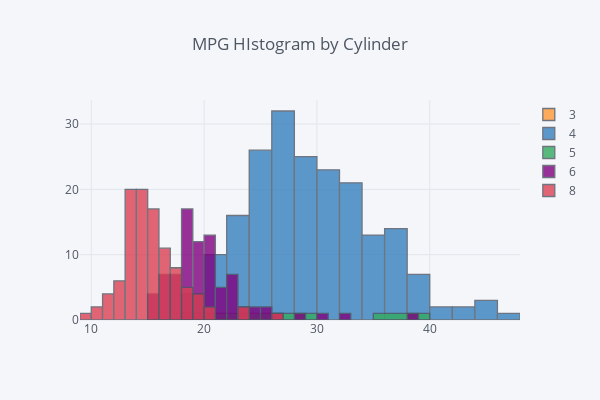

Notebook code cell kept with this figure:
### Code cell
iplot(pivoted.iplot(asFigure=True, kind='histogram', title='MPG HIstogram by Cylinder', 
                    dimensions=(600,400)), show_link=False)

### Figure 1 — Plotly figure (JSON) as saved in the notebook; plotly's stock layout.template omitted (floating-point values rounded to 4 significant figures; data arrays with more than 128 entries replaced by an {"elided": "..."} marker saying what was removed)
{"data": [{"histfunc": "count", "histnorm": "", "marker": {"color": "rgba(255, 153, 51, 1.0)", "line": {"color": "#4D5663", "width": 1.3}}, "name": 3, "opacity": 0.8, "orientation": "v", "type": "histogram", "x": {"elided": "392 float values"}}, {"histfunc": "count", "histnorm": "", "marker": {"color": "rgba(55, 128, 191, 1.0)", "line": {"color": "#4D5663", "width": 1.3}}, "name": 4, "opacity": 0.8, "orientation": "v", "type": "histogram", "x": {"elided": "392 float values"}}, {"histfunc": "count", "histnorm": "", "marker": {"color": "rgba(50, 171, 96, 1.0)", "line": {"color": "#4D5663", "width": 1.3}}, "name": 5, "opacity": 0.8, "orientation": "v", "type": "histogram", "x": {"elided": "392 float values"}}, {"histfunc": "count", "histnorm": "", "marker": {"color": "rgba(128, 0, 128, 1.0)", "line": {"color": "#4D5663", "width": 1.3}}, "name": 6, "opacity": 0.8, "orientation": "v", "type": "histogram", "x": {"elided": "392 float values"}}, {"histfunc": "count", "histnorm": "", "marker": {"color": "rgba(219, 64, 82, 1.0)", "line": {"color": "#4D5663", "width": 1.3}}, "name": 8, "opacity": 0.8, "orientation": "v", "type": "histogram", "x": {"elided": "392 float values"}}], "layout": {"barmode": "overlay", "height": 400, "legend": {"bgcolor": "#F5F6F9", "font": {"color": "#4D5663"}}, "paper_bgcolor": "#F5F6F9", "plot_bgcolor": "#F5F6F9", "title": "MPG HIstogram by Cylinder", "titlefont": {"color": "#4D5663"}, "width": 600, "xaxis1": {"gridcolor": "#E1E5ED", "showgrid": true, "tickfont": {"color": "#4D5663"}, "title": "", "titlefont": {"color": "#4D5663"}, "zerolinecolor": "#E1E5ED"}, "yaxis1": {"gridcolor": "#E1E5ED", "showgrid": true, "tickfont": {"color": "#4D5663"}, "title": "", "titlefont": {"color": "#4D5663"}, "zerolinecolor": "#E1E5ED"}}}
